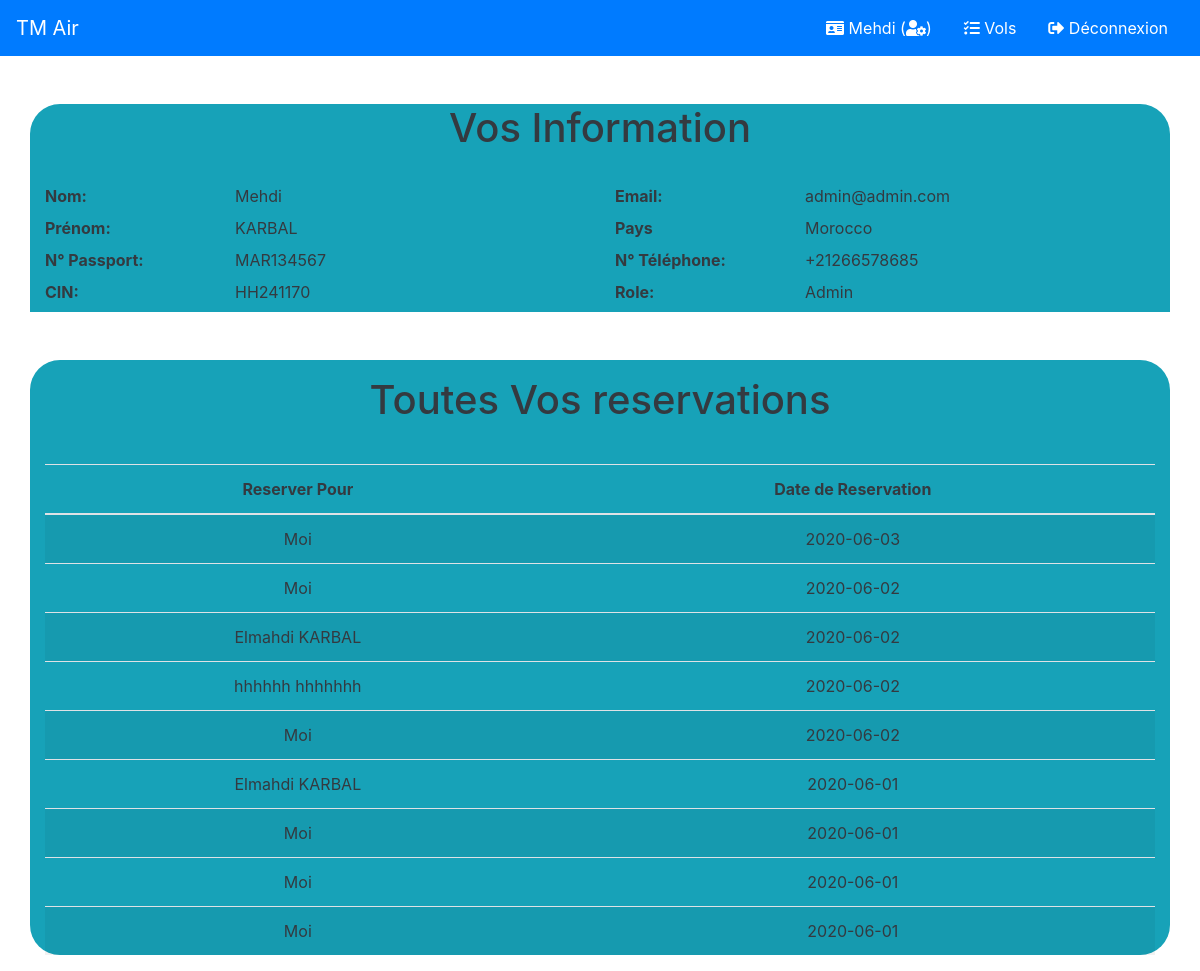
/view/profile.php (signed in), run on the app's committed database.
### tables this page shows
CREATE TABLE `clients` (
  `id_user` int(11) NOT NULL,
  `first_name` varchar(50) DEFAULT NULL,
  `last_name` varchar(50) DEFAULT NULL,
  `cin` varchar(10) DEFAULT NULL,
  `passport` varchar(10) DEFAULT NULL,
  `address` varchar(50) DEFAULT NULL,
  `email` varchar(60) DEFAULT NULL,
  `password_user` varchar(100) DEFAULT NULL,
  `phone` varchar(15) DEFAULT NULL,
  `role` varchar(10) DEFAULT NULL
);

CREATE TABLE `passagers` (
  `id_travler` int(11) NOT NULL,
  `id_user` int(11) DEFAULT NULL,
  `id_flight` int(11) DEFAULT NULL,
  `id_resevation` int(11) DEFAULT NULL,
  `first_name` varchar(50) DEFAULT NULL,
  `last_name` varchar(50) DEFAULT NULL,
  `passport` varchar(10) DEFAULT NULL
);

CREATE TABLE `reservation` (
  `id_resevation` int(11) NOT NULL,
  `id_flight` int(11) DEFAULT NULL,
  `id_user` int(11) DEFAULT NULL,
  `date_resevation` date DEFAULT current_timestamp()
);

### model/Config.php (called while the page is built, shortened)
<?php
 abstract class Config{
    protected $id = null;
    function __construct(){
        $this->mysqli = new mysqli("localhost", "root", "", "vols_mvc");
    }
    public function get_id(){
        return $this->id;
    }
 }
?>

### model/User.php (called while the page is built, shortened)
<?php
require_once("Config.php");
class User extends Config{
    private $first_name;
    private $last_name;
    private $address;
    private $passport;
    private $cin;
    private $email;
    private $phone;
    private $role;
    function __construct(){
        $this->table_name = "clients";
        $this->id_name = "id_user";
    }
    public function get_data(){
        return [
            "first_name"    =>  $this->first_name,
            "last_name"     =>  $this->last_name,
            "address"       =>  $this->address,
            "passport"      =>  $this->passport,
            "cin"           =>  $this->cin,
            "email"         =>  $this->email,
            "phone"         =>  $this->phone,
            "role"          =>  $this->role
        ];
    }
    public function get_by_id($id){
        $query = "SELECT * FROM {$this->table_name} WHERE {$this->id_name} = {$id}";
        $result = mysqli_query($this->mysqli, $query);
        if($result){
            if(mysqli_num_rows($result) > 0){
                $row = mysqli_fetch_assoc($result);
                $this->first_name    = $row["first_name"];
                $this->last_name     = $row["last_name"];
                $this->address       = $row["address"];
                $this->passport      = $row["passport"];
                $this->cin           = $row["cin"];
                $this->email         = $row["email"];
                $this->phone         = $row["phone"];
                $this->role          = $row["role"];
                return $this;
            }else{
                return false;
            }
        }else{
            die("Error in : " . $query . "<br>" . mysqli_error($this->mysqli));
        }
    }
}
?>

### model/functions.php (called while the page is built, shortened)
<?php
require_once("../model/User.php");
require_once("../model/Vol.php");
require_once("../model/Reservation.php");
require_once("../model/Passager.php");
$connection = null;
function get_pass_objts($where=null){
    $objs = [];
    $query = "SELECT id_travler FROM passagers" . (!empty($where) ? " ".$where : "");
    $result = get_rows($query);
    while($row = mysqli_fetch_row($result)){
        $passager = new Passager();
        $passager->get_by_id($row[0]);
        $objs[] = $passager;
    }
    return $objs;
}
function get_rows($query){
    global $connection;
    $result = mysqli_query($connection, $query);
    if($result){
        return $result;
    }else{
        die("Error in : " . $query . "<br>" . mysqli_error($connection));
    }
}
?>

### model/Passager.php (called while the page is built, shortened)
<?php
require_once("Config.php");
class Passager extends Config{
    private $id_user;
    private $id_flight;
    private $id_resevation;
    private $first_name;
    private $last_name;
    private $passport;
    function __construct(){
        $this->table_name = "passagers";
        $this->id_name = "id_travler";
    }
    public function get_data(){
        return [
            "id_user"        =>  $this->id_user,
            "id_flight"      =>  $this->id_flight,
            "id_resevation"  =>  $this->id_resevation,
            "first_name"     =>  $this->first_name,
            "last_name"      =>  $this->last_name,
            "passport"       =>  $this->passport
        ];
    }
    public function get_by_id($id){
        $query = "SELECT * FROM {$this->table_name} WHERE {$this->id_name} = {$id}";
        $result = $this->mysqli->query($query);
        if($result){
            if($result->num_rows > 0){
                $row = $result->fetch_assoc();
                $this->id            = $row["id_travler"];
                $this->id_user       = $row["id_user"];
                $this->id_flight     = $row["id_flight"];
                $this->id_resevation = $row["id_resevation"];
                $this->first_name    = $row["first_name"];
                $this->last_name     = $row["last_name"];
                $this->passport      = $row["passport"];
                return $this;
            }else{
                return false;
            }
        }else{
            die("Error in : " . $query . "<br>" . $this->mysqli->error);
        }
    }
}
?>

### model/Reservation.php (called while the page is built, shortened)
<?php
require_once("Config.php");
class Reservation extends Config{
    private $id_flight;
    private $id_user;
    private $date_resevation;
    function __construct(){
        $this->table_name = "Reservation";
        $this->id_name = "id_resevation";
    }
    public function get_data(){
        return [
            "id_flight"         =>  $this->id_flight,
            "id_user"           =>  $this->id_user,
            "date_resevation"   =>  $this->date_resevation
        ];
    }
    public function getId($id){
        $query = "SELECT * FROM {$this->table_name} WHERE {$this->id_name} = {$id}";
        $result = $this->mysqli->query($query);
        if($result){
            if($result->num_rows > 0){
                $row = $result->fetch_assoc();
                $this->id_flight        = $row["id_flight"];
                $this->id_user          = $row["id_user"];
                $this->date_resevation  = $row["date_resevation"];
                return $this;
            }else{
                return false;
            }
        }else{
            die("Error in : " . $query . "<br>" . $this->mysqli->error);
        }
    }
}
?>

### view/profile.php (the view, shortened to what this page needs)
<?php
require_once("../model/functions.php");
include("../layout/header.php");
$user = new User();
$reservations = null;
$user->get_by_id($_SESSION['id']);
if(isset($_SESSION['id'])){
  $reservations = get_pass_objts("WHERE id_user = {$_SESSION['id']} ORDER BY id_travler DESC");
}
?>
<div class=" mb-0 mt-5">
  <div class="container text-dark bg-info" style="border-radius:30px">
    <h1 class="text-center">Vos Information</h1>
    <div class="row mt-4 bg-info" >
      <div class="col-xs-12 col-sm-6">
        <div class="row my-2">
          <div class="col-4 text-dark font-weight-bold">Nom: </div>
          <div class="col-8"><?php echo $user->get_data()['first_name']; ?></div>
        </div>
        <div class="row my-2">
          <div class="col-4  font-weight-bold">Prénom: </div>
          <div class="col-8"><?php echo $user->get_data()['last_name']; ?></div>
        </div>
        <div class="row my-2">
          <div class="col-4 text-dark font-weight-bold">N° Passport: </div>
          <div class="col-8"><?php echo $user->get_data()['passport']; ?></div>
        </div>
        <div class="row my-2">
          <div class="col-4 text-dark font-weight-bold">CIN: </div>
          <div class="col-8"><?php echo $user->get_data()['cin']; ?></div>
        </div>
      </div>
      <div class="col-xs-12 col-sm-6">
        <div class="row my-2">
          <div class="col-4 text-dark font-weight-bold">Email: </div>
          <div class="col-8"><?php echo $user->get_data()['email']; ?></div>
        </div>
        <div class="row my-2">
          <div class="col-4 text-dark font-weight-bold">Pays </div>
          <div class="col-8"><?php echo $user->get_data()['address']; ?></div>
        </div>
        <div class="row my-2">
          <div class="col-4 text-dark font-weight-bold">N° Téléphone: </div>
          <div class="col-8"><?php echo $user->get_data()['phone']; ?></div>
        </div>
        <div class="row my-2">
          <div class="col-4 text-dark font-weight-bold">Role: </div>
          <div class="col-8"><?php echo ucfirst($user->get_data()['role']); ?></div>
        </div>
      </div>
    </div>
  </div>
<div class="container text-dark bg-info " style="border-radius:30px">
<h1 class="text-center text-dark mt-5 p-3 mb-2">Toutes Vos reservations</h1>
  <?php
  if(!empty($reservations)){
?>
  <table class="table table-striped mt-4 reserve" ">
    <thead>
      <tr class="text-center">
        <th>Reserver Pour</th>
        <th>Date de Reservation</th>
      </tr>
    </thead>
    <tbody class="text-center">
      <?php foreach($reservations as $reservation){
          $resere = new Reservation();
          $resere->getId($reservation->get_data()["id_resevation"]);
          $date = $resere->get_data()["date_resevation"];
          $pour = ($reservation->get_data()["passport"] == $_SESSION['passport']) ? "Moi" : " ". $reservation->get_data()["first_name"] ." ". $reservation->get_data()["last_name"];
        ?>
        <tr  onclick=get_infos(<?php echo $reservation->get_id(); ?>);
        data-toggle="modal" data-target="#showInfo" >
            <td><?php echo $pour ?></td>
            <td><?php echo $date ?></td>
      </tr>
      <?php } ?>
    </tbody>
  </table>
  <?php }else { ?>
  <h3 class="text-white text-center mt-4">Il y a pas des reservations pour le moment</h3>
  <?php } ?>
</div>
</div>
</body>
</html>

### layout/header.php (shortened to what this page needs)
<!DOCTYPE html>
<html lang="en">
<head>
    <link rel="stylesheet" href="https://maxcdn.bootstrapcdn.com/bootstrap/4.0.0/css/bootstrap.min.css"
>
        <link rel="stylesheet" href="https://cdnjs.cloudflare.com/ajax/libs/font-awesome/5.11.2/css/all.css">
    <link rel="stylesheet" href="style/style.css">
</head>
<body>
    <nav class="navbar bg-primary navbar-dark mb-5">
    <a class="navbar-brand" href="../view/index.php">TM Air</a>
        <?php if(isset($_SESSION['id']) && $_SESSION["role"] == "user") { ?>
                <span class="navbar-text mr-auto">
                <span class="text-white small"> </span>
                </span>
                <a class="nav-link text-white" href="../view/profile.php"><i class="fas fa-id-card"></i> <?php echo $_SESSION['firstname'];?> (<i class="fas fa-user"></i>)</a>
                <a class="nav-link text-white" href="?log=logout"><i class="fas fa-sign-out-alt"></i> Déconnexion</a>
        <?php }elseif(isset($_SESSION['id']) && $_SESSION["role"] == 'admin'){ ?>
                <a class="nav-link text-white" href="../view/profile.php"> <i class="fas fa-id-card"></i> <?php echo $_SESSION['firstname'];?> (<i class="fas fa-user-cog"></i>)</a>
                <a class="nav-link text-white" href="../view/gestion_admin.php"><i class="fas fa-tasks"></i> Vols</a>
                <a class="nav-link text-white" href="?log=logout"> <i class="fas fa-sign-out-alt"></i> Déconnexion</a>
        <?php }else{ ?>
                <a class="nav-link text-white ml-auto" href="../view/sign.php">Registre et Connexion</a>
        <?php } ?>
    </nav>

### view/style/style.css (style rules this page uses)
body { background-image: url('https://i.pinimg.com/originals/dd/91/4c/dd914c6cca076f8cebb463a81e73e7e5.jpg'); background-size: cover; background-position: center; background-attachment: fixed; }

### data on the page
clients: first_name "Mehdi", last_name "KARBAL", passport "MAR134567", cin "HH241170", email "admin@admin.com", address "Morocco", phone "+21266578685", first_name+last_name+address "Admin"
passagers: pour "Moi", id_resevation.date_resevation "2020-06-03"
passagers: pour "Moi", id_resevation.date_resevation "2020-06-02"
passagers: pour "Elmahdi KARBAL", id_resevation.date_resevation "2020-06-02"
passagers: pour "hhhhhh hhhhhhh", id_resevation.date_resevation "2020-06-02"
passagers: pour "Moi", id_resevation.date_resevation "2020-06-02"
passagers: pour "Elmahdi KARBAL", id_resevation.date_resevation "2020-06-01"
passagers: pour "Moi", id_resevation.date_resevation "2020-06-01"
passagers: pour "Moi", id_resevation.date_resevation "2020-06-01"
passagers: pour "Moi", id_resevation.date_resevation "2020-06-01"

### other printed values
$_SESSION['firstname'] "Mehdi"
